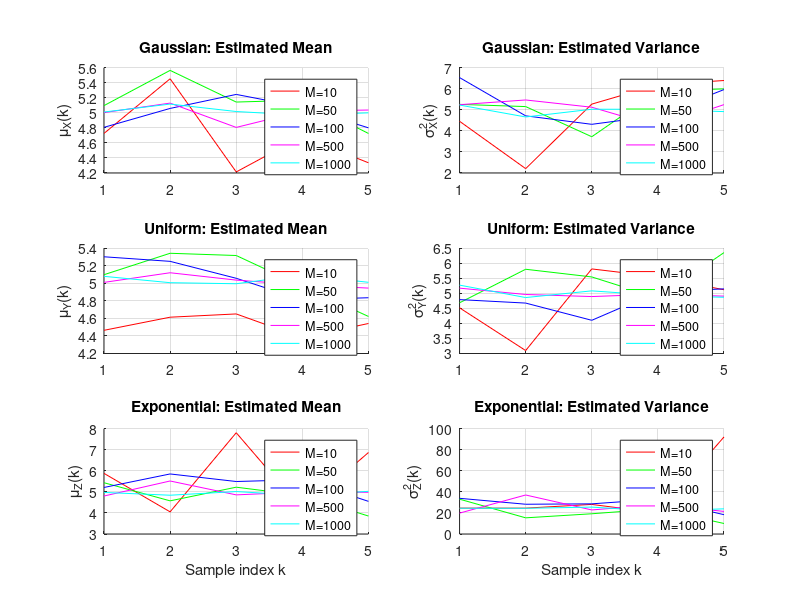
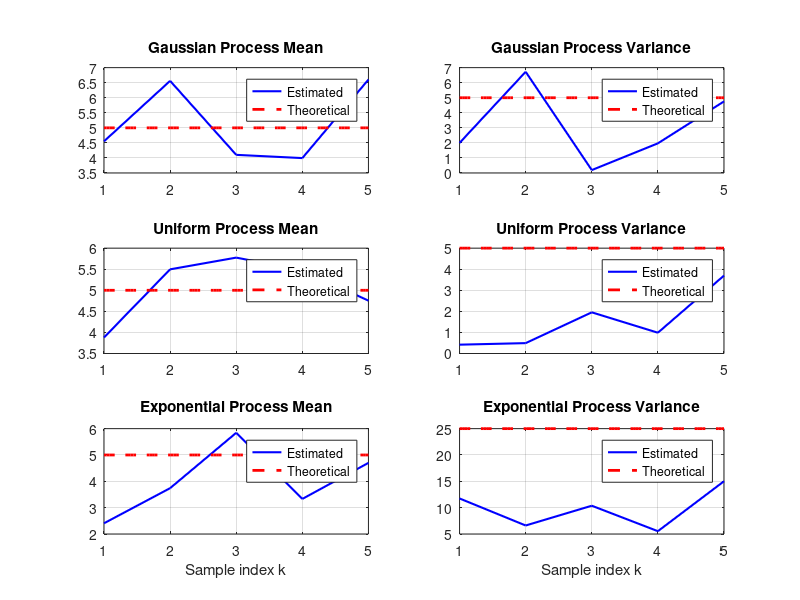

Source code (MATLAB) for these figures, in order:
function random_process_analysis()
    % Main analysis function with user input
    disp('=== Random Process Analysis ===');
    
    % Get user input
    N = input('Enter number of samples per realization: ');
    M = input('Enter number of realizations: ');
    a = input('Enter mean parameter a: ');
    b = input('Enter variance parameter b: ');
    lambda = input('Enter exponential rate parameter lambda: ');
    
    % Analyze with different numbers of realizations
    analyze_with_varying_realizations(N, a, b, lambda);
    
    % Detailed analysis with all realizations
    detailed_analysis(N, M, a, b, lambda);
end

function analyze_with_varying_realizations(N, a, b, lambda)
    % Analyze how estimation accuracy improves with more realizations
    realization_counts = [10, 50, 100, 500, 1000];
    colors = ['r', 'g', 'b', 'm', 'c'];
    
    figure('Position', [100, 100, 1200, 800]);
    
    for process_type = 1:3
        subplot(3, 2, (process_type-1)*2+1);
        hold on;
        subplot(3, 2, (process_type-1)*2+2);
        hold on;
    end
    
    for i = 1:length(realization_counts)
        M = realization_counts(i);
        color = colors(i);
        
        % Generate processes
        [X, Y, Z] = generate_processes(N, M, a, b, lambda);
        
        % Estimate mean and variance
        [mu_X_est, var_X_est] = estimate_moments(X);
        [mu_Y_est, var_Y_est] = estimate_moments(Y);
        [mu_Z_est, var_Z_est] = estimate_moments(Z);
        
        % Plot results
        plot_results(mu_X_est, var_X_est, mu_Y_est, var_Y_est, mu_Z_est, var_Z_est, ...
                     a, b, lambda, color, sprintf('M=%d', M));
    end
    
    % Add legends and titles
    for process_type = 1:3
        subplot(3, 2, (process_type-1)*2+1);
        legend('show');
        grid on;
        subplot(3, 2, (process_type-1)*2+2);
        legend('show');
        grid on;
    end
end

function detailed_analysis(N, M, a, b, lambda)
    % Detailed analysis with all realizations
    fprintf('\n=== Detailed Analysis with M = %d realizations ===\n', M);
    
    % Generate processes
    [X, Y, Z] = generate_processes(N, M, a, b, lambda);
    
    % Estimate mean and variance
    [mu_X_est, var_X_est] = estimate_moments(X);
    [mu_Y_est, var_Y_est] = estimate_moments(Y);
    [mu_Z_est, var_Z_est] = estimate_moments(Z);
    
    % Theoretical values
    [mu_X_theo, var_X_theo] = theoretical_moments('gaussian', a, b, lambda);
    [mu_Y_theo, var_Y_theo] = theoretical_moments('uniform', a, b, lambda);
    [mu_Z_theo, var_Z_theo] = theoretical_moments('exponential', a, b, lambda);
    
    % Display results
    display_results(mu_X_est, var_X_est, mu_X_theo, var_X_theo, 'Gaussian');
    display_results(mu_Y_est, var_Y_est, mu_Y_theo, var_Y_theo, 'Uniform');
    display_results(mu_Z_est, var_Z_est, mu_Z_theo, var_Z_theo, 'Exponential');
    
    % Plot final results
    plot_final_results(mu_X_est, var_X_est, mu_Y_est, var_Y_est, mu_Z_est, var_Z_est, ...
                       mu_X_theo, var_X_theo, mu_Y_theo, var_Y_theo, mu_Z_theo, var_Z_theo);
end

function [X, Y, Z] = generate_processes(N, M, a, b, lambda)
    % Generate M realizations of each process with N samples
    
    % Gaussian process: X ~ N(a, b)
    X = sqrt(b) * randn(M, N) + a;
    
    % Uniform process: Y ~ Uniform with mean a and variance b
    % For Uniform(c,d): mean = (c+d)/2 = a, variance = (d-c)^2/12 = b
    c = a - sqrt(3*b);
    d = a + sqrt(3*b);
    Y = c + (d - c) * rand(M, N);
    
    % Exponential process: Z ~ Exponential with mean a
    % Transformation from uniform
    uniform_samples = rand(M, N);
    Z = -log(1 - uniform_samples) / (1/a); % Mean = 1/lambda = a
end

function [mu_est, var_est] = estimate_moments(process)
    % Estimate mean and variance across realizations
    mu_est = mean(process, 1);  % Mean across rows (realizations)
    var_est = var(process, 0, 1); % Variance across rows
end

function [mu_theo, var_theo] = theoretical_moments(type, a, b, lambda)
    % Theoretical mean and variance
    switch type
        case 'gaussian'
            mu_theo = a * ones(1, 100);  % Constant mean
            var_theo = b * ones(1, 100); % Constant variance
            
        case 'uniform'
            mu_theo = a * ones(1, 100);
            var_theo = b * ones(1, 100);
            
        case 'exponential'
            mu_theo = a * ones(1, 100);  % Mean = 1/lambda
            var_theo = a^2 * ones(1, 100); % Variance = (1/lambda)^2
    end
end

function plot_results(mu_X_est, var_X_est, mu_Y_est, var_Y_est, mu_Z_est, var_Z_est, ...
                     a, b, lambda, color, label)
    % Plot estimation results
    
    k = 1:length(mu_X_est);
    
    % Gaussian process
    subplot(3, 2, 1);
    plot(k, mu_X_est, color, 'DisplayName', label);
    title('Gaussian: Estimated Mean');
    ylabel('\mu_X(k)');
    
    subplot(3, 2, 2);
    plot(k, var_X_est, color, 'DisplayName', label);
    title('Gaussian: Estimated Variance');
    ylabel('\sigma_X^2(k)');
    
    % Uniform process
    subplot(3, 2, 3);
    plot(k, mu_Y_est, color, 'DisplayName', label);
    title('Uniform: Estimated Mean');
    ylabel('\mu_Y(k)');
    
    subplot(3, 2, 4);
    plot(k, var_Y_est, color, 'DisplayName', label);
    title('Uniform: Estimated Variance');
    ylabel('\sigma_Y^2(k)');
    
    % Exponential process
    subplot(3, 2, 5);
    plot(k, mu_Z_est, color, 'DisplayName', label);
    title('Exponential: Estimated Mean');
    xlabel('Sample index k');
    ylabel('\mu_Z(k)');
    
    subplot(3, 2, 6);
    plot(k, var_Z_est, color, 'DisplayName', label);
    title('Exponential: Estimated Variance');
    xlabel('Sample index k');
    ylabel('\sigma_Z^2(k)');
end

function plot_final_results(mu_X_est, var_X_est, mu_Y_est, var_Y_est, mu_Z_est, var_Z_est, ...
                           mu_X_theo, var_X_theo, mu_Y_theo, var_Y_theo, mu_Z_theo, var_Z_theo)
    % Plot final results with theoretical values
    
    figure('Position', [200, 200, 1200, 800]);
    k = 1:length(mu_X_est);
    k_theo = linspace(1, length(mu_X_est), length(mu_X_theo));
    
    % Gaussian process
    subplot(3, 2, 1);
    plot(k, mu_X_est, 'b-', 'LineWidth', 1.5, 'DisplayName', 'Estimated');
    hold on;
    plot(k_theo, mu_X_theo, 'r--', 'LineWidth', 2, 'DisplayName', 'Theoretical');
    title('Gaussian Process Mean');
    legend;
    grid on;
    
    subplot(3, 2, 2);
    plot(k, var_X_est, 'b-', 'LineWidth', 1.5, 'DisplayName', 'Estimated');
    hold on;
    plot(k_theo, var_X_theo, 'r--', 'LineWidth', 2, 'DisplayName', 'Theoretical');
    title('Gaussian Process Variance');
    legend;
    grid on;
    
    % Uniform process
    subplot(3, 2, 3);
    plot(k, mu_Y_est, 'b-', 'LineWidth', 1.5, 'DisplayName', 'Estimated');
    hold on;
    plot(k_theo, mu_Y_theo, 'r--', 'LineWidth', 2, 'DisplayName', 'Theoretical');
    title('Uniform Process Mean');
    legend;
    grid on;
    
    subplot(3, 2, 4);
    plot(k, var_Y_est, 'b-', 'LineWidth', 1.5, 'DisplayName', 'Estimated');
    hold on;
    plot(k_theo, var_Y_theo, 'r--', 'LineWidth', 2, 'DisplayName', 'Theoretical');
    title('Uniform Process Variance');
    legend;
    grid on;
    
    % Exponential process
    subplot(3, 2, 5);
    plot(k, mu_Z_est, 'b-', 'LineWidth', 1.5, 'DisplayName', 'Estimated');
    hold on;
    plot(k_theo, mu_Z_theo, 'r--', 'LineWidth', 2, 'DisplayName', 'Theoretical');
    title('Exponential Process Mean');
    xlabel('Sample index k');
    legend;
    grid on;
    
    subplot(3, 2, 6);
    plot(k, var_Z_est, 'b-', 'LineWidth', 1.5, 'DisplayName', 'Estimated');
    hold on;
    plot(k_theo, var_Z_theo, 'r--', 'LineWidth', 2, 'DisplayName', 'Theoretical');
    title('Exponential Process Variance');
    xlabel('Sample index k');
    legend;
    grid on;
end

function display_results(mu_est, var_est, mu_theo, var_theo, process_name)
    % Display comparison between estimated and theoretical values
    fprintf('\n%s Process:\n', process_name);
    fprintf('Estimated Mean: %.4f ± %.4f (Theoretical: %.4f)\n', ...
            mean(mu_est), std(mu_est), mean(mu_theo));
    fprintf('Estimated Variance: %.4f ± %.4f (Theoretical: %.4f)\n', ...
            mean(var_est), std(var_est), mean(var_theo));
    fprintf('Mean Error: %.4f (%.2f%%)\n', ...
            abs(mean(mu_est) - mean(mu_theo)), ...
            100*abs(mean(mu_est) - mean(mu_theo))/abs(mean(mu_theo)));
    fprintf('Variance Error: %.4f (%.2f%%)\n\n', ...
            abs(mean(var_est) - mean(var_theo)), ...
            100*abs(mean(var_est) - mean(var_theo))/abs(mean(var_theo)));
end

% Run the analysis
random_process_analysis();